Frame 1 (no input): blank canvas, image omitted
Frame 60 (the mouse pressed at the canvas centre just before this capture): blank canvas, image omitted
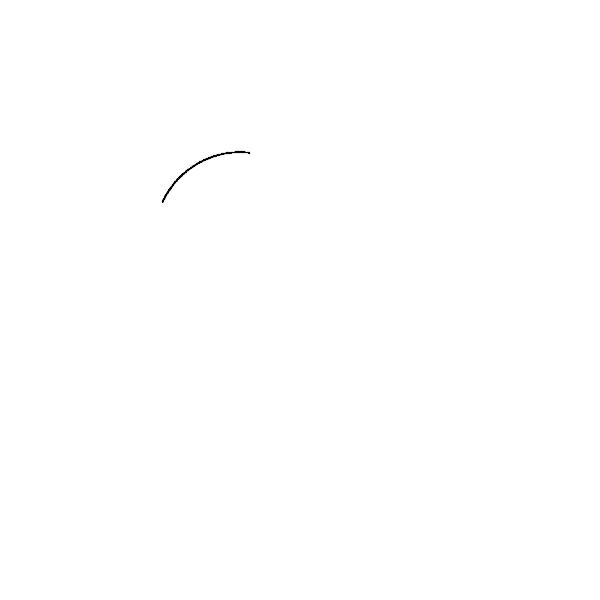
Frame 120 (the mouse held since frame 60 and released just before this capture)

The Processing sketch whose frames 1 and 60 were blank and that drew this single picture after the mouse press (run headless with seeded random() and noise(); from frame 60 on, the mouse is pressed at the canvas centre):

// Processing sketch: processing_116733
// ── processing_116733.pde

float angle = 0.0;
float offset = 60;
float scalar = 2;
float speed = 0.01;
void setup() {
  frameRate(120);
  size(600,600);
  background(255);
  smooth();
}
void draw(){
  translate(240,240);
  pushMatrix();
  rotate(angle - offset);
  float x= offset + cos(angle) * scalar;
  float y = offset + sin(angle) * scalar;
  ellipse(x,y,1,1);
  angle += speed;
  scalar += speed;
  popMatrix();
}
